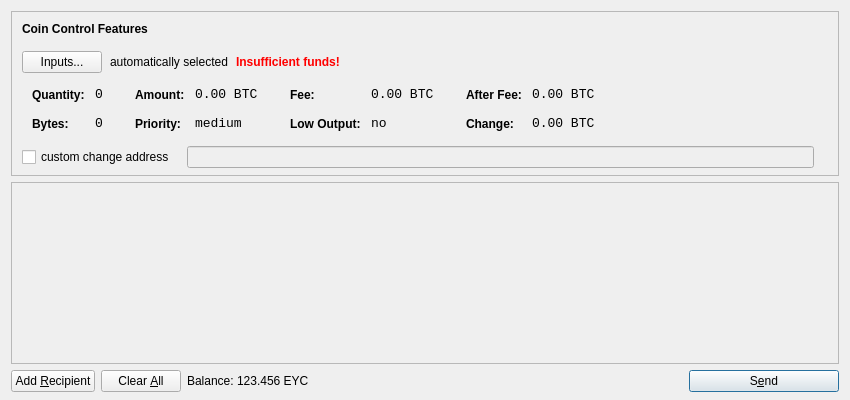
<?xml version="1.0" encoding="UTF-8"?>
<ui version="4.0">
 <class>SendCoinsDialog</class>
 <widget class="QDialog" name="SendCoinsDialog">
  <property name="geometry">
   <rect>
    <x>0</x>
    <y>0</y>
    <width>850</width>
    <height>400</height>
   </rect>
  </property>
  <property name="windowTitle">
   <string>Send Coins</string>
  </property>
  <layout class="QVBoxLayout" name="verticalLayout" stretch="0,1,0">
   <property name="bottomMargin">
    <number>8</number>
   </property>
   <item>
    <widget class="QFrame" name="frameCoinControl">
     <property name="sizePolicy">
      <sizepolicy hsizetype="Expanding" vsizetype="Expanding">
       <horstretch>0</horstretch>
       <verstretch>0</verstretch>
      </sizepolicy>
     </property>
     <property name="maximumSize">
      <size>
       <width>16777215</width>
       <height>16777215</height>
      </size>
     </property>
     <property name="frameShape">
      <enum>QFrame::StyledPanel</enum>
     </property>
     <property name="frameShadow">
      <enum>QFrame::Sunken</enum>
     </property>
     <layout class="QVBoxLayout" name="verticalLayoutCoinControl2">
      <property name="spacing">
       <number>-1</number>
      </property>
      <property name="leftMargin">
       <number>0</number>
      </property>
      <property name="topMargin">
       <number>0</number>
      </property>
      <property name="rightMargin">
       <number>0</number>
      </property>
      <property name="bottomMargin">
       <number>6</number>
      </property>
      <item>
       <layout class="QVBoxLayout" name="verticalLayoutCoinControl" stretch="0,0,0,0,1">
        <property name="spacing">
         <number>0</number>
        </property>
        <property name="leftMargin">
         <number>10</number>
        </property>
        <property name="topMargin">
         <number>10</number>
        </property>
        <item>
         <layout class="QHBoxLayout" name="horizontalLayoutCoinControl1">
          <property name="bottomMargin">
           <number>15</number>
          </property>
          <item>
           <widget class="QLabel" name="labelCoinControlFeatures">
            <property name="sizePolicy">
             <sizepolicy hsizetype="Preferred" vsizetype="Maximum">
              <horstretch>0</horstretch>
              <verstretch>0</verstretch>
             </sizepolicy>
            </property>
            <property name="font">
             <font>
              <weight>75</weight>
              <bold>true</bold>
             </font>
            </property>
            <property name="styleSheet">
             <string notr="true">font-weight:bold;</string>
            </property>
            <property name="text">
             <string>Coin Control Features</string>
            </property>
           </widget>
          </item>
         </layout>
        </item>
        <item>
         <layout class="QHBoxLayout" name="horizontalLayoutCoinControl2" stretch="0,0,0,0">
          <property name="spacing">
           <number>8</number>
          </property>
          <property name="bottomMargin">
           <number>10</number>
          </property>
          <item>
           <widget class="QPushButton" name="pushButtonCoinControl">
            <property name="styleSheet">
             <string notr="true"/>
            </property>
            <property name="text">
             <string>Inputs...</string>
            </property>
           </widget>
          </item>
          <item>
           <widget class="QLabel" name="labelCoinControlAutomaticallySelected">
            <property name="text">
             <string>automatically selected</string>
            </property>
            <property name="margin">
             <number>5</number>
            </property>
           </widget>
          </item>
          <item>
           <widget class="QLabel" name="labelCoinControlInsuffFunds">
            <property name="font">
             <font>
              <weight>75</weight>
              <bold>true</bold>
             </font>
            </property>
            <property name="styleSheet">
             <string notr="true">color:red;font-weight:bold;</string>
            </property>
            <property name="text">
             <string>Insufficient funds!</string>
            </property>
            <property name="margin">
             <number>5</number>
            </property>
           </widget>
          </item>
          <item>
           <spacer name="horizontalSpacerCoinControl">
            <property name="orientation">
             <enum>Qt::Horizontal</enum>
            </property>
            <property name="sizeHint" stdset="0">
             <size>
              <width>40</width>
              <height>1</height>
             </size>
            </property>
           </spacer>
          </item>
         </layout>
        </item>
        <item>
         <widget class="QWidget" name="widgetCoinControl" native="true">
          <property name="sizePolicy">
           <sizepolicy hsizetype="Preferred" vsizetype="Preferred">
            <horstretch>0</horstretch>
            <verstretch>0</verstretch>
           </sizepolicy>
          </property>
          <property name="minimumSize">
           <size>
            <width>0</width>
            <height>0</height>
           </size>
          </property>
          <property name="styleSheet">
           <string notr="true"/>
          </property>
          <layout class="QHBoxLayout" name="horizontalLayoutCoinControl5">
           <property name="margin">
            <number>0</number>
           </property>
           <item>
            <layout class="QHBoxLayout" name="horizontalLayoutCoinControl3" stretch="0,0,0,1">
             <property name="spacing">
              <number>20</number>
             </property>
             <property name="topMargin">
              <number>0</number>
             </property>
             <property name="bottomMargin">
              <number>10</number>
             </property>
             <item>
              <layout class="QFormLayout" name="formLayoutCoinControl1">
               <property name="horizontalSpacing">
                <number>10</number>
               </property>
               <property name="verticalSpacing">
                <number>14</number>
               </property>
               <property name="leftMargin">
                <number>10</number>
               </property>
               <property name="topMargin">
                <number>4</number>
               </property>
               <property name="rightMargin">
                <number>6</number>
               </property>
               <item row="0" column="0">
                <widget class="QLabel" name="labelCoinControlQuantityText">
                 <property name="styleSheet">
                  <string notr="true">font-weight:bold;</string>
                 </property>
                 <property name="text">
                  <string>Quantity:</string>
                 </property>
                 <property name="margin">
                  <number>0</number>
                 </property>
                </widget>
               </item>
               <item row="0" column="1">
                <widget class="QLabel" name="labelCoinControlQuantity">
                 <property name="font">
                  <font>
                   <family>Monospace</family>
                   <pointsize>10</pointsize>
                  </font>
                 </property>
                 <property name="cursor">
                  <cursorShape>IBeamCursor</cursorShape>
                 </property>
                 <property name="contextMenuPolicy">
                  <enum>Qt::ActionsContextMenu</enum>
                 </property>
                 <property name="text">
                  <string notr="true">0</string>
                 </property>
                 <property name="margin">
                  <number>0</number>
                 </property>
                 <property name="textInteractionFlags">
                  <set>Qt::LinksAccessibleByMouse|Qt::TextSelectableByKeyboard|Qt::TextSelectableByMouse</set>
                 </property>
                </widget>
               </item>
               <item row="1" column="0">
                <widget class="QLabel" name="labelCoinControlBytesText">
                 <property name="styleSheet">
                  <string notr="true">font-weight:bold;</string>
                 </property>
                 <property name="text">
                  <string>Bytes:</string>
                 </property>
                </widget>
               </item>
               <item row="1" column="1">
                <widget class="QLabel" name="labelCoinControlBytes">
                 <property name="font">
                  <font>
                   <family>Monospace</family>
                   <pointsize>10</pointsize>
                  </font>
                 </property>
                 <property name="cursor">
                  <cursorShape>IBeamCursor</cursorShape>
                 </property>
                 <property name="contextMenuPolicy">
                  <enum>Qt::ActionsContextMenu</enum>
                 </property>
                 <property name="text">
                  <string notr="true">0</string>
                 </property>
                 <property name="textInteractionFlags">
                  <set>Qt::LinksAccessibleByMouse|Qt::TextSelectableByKeyboard|Qt::TextSelectableByMouse</set>
                 </property>
                </widget>
               </item>
              </layout>
             </item>
             <item>
              <layout class="QFormLayout" name="formLayoutCoinControl2">
               <property name="horizontalSpacing">
                <number>10</number>
               </property>
               <property name="verticalSpacing">
                <number>14</number>
               </property>
               <property name="leftMargin">
                <number>6</number>
               </property>
               <property name="topMargin">
                <number>4</number>
               </property>
               <property name="rightMargin">
                <number>6</number>
               </property>
               <item row="0" column="0">
                <widget class="QLabel" name="labelCoinControlAmountText">
                 <property name="styleSheet">
                  <string notr="true">font-weight:bold;</string>
                 </property>
                 <property name="text">
                  <string>Amount:</string>
                 </property>
                 <property name="margin">
                  <number>0</number>
                 </property>
                </widget>
               </item>
               <item row="0" column="1">
                <widget class="QLabel" name="labelCoinControlAmount">
                 <property name="font">
                  <font>
                   <family>Monospace</family>
                   <pointsize>10</pointsize>
                  </font>
                 </property>
                 <property name="cursor">
                  <cursorShape>IBeamCursor</cursorShape>
                 </property>
                 <property name="contextMenuPolicy">
                  <enum>Qt::ActionsContextMenu</enum>
                 </property>
                 <property name="text">
                  <string notr="true">0.00 BTC</string>
                 </property>
                 <property name="textInteractionFlags">
                  <set>Qt::LinksAccessibleByMouse|Qt::TextSelectableByKeyboard|Qt::TextSelectableByMouse</set>
                 </property>
                </widget>
               </item>
               <item row="1" column="0">
                <widget class="QLabel" name="labelCoinControlPriorityText">
                 <property name="styleSheet">
                  <string notr="true">font-weight:bold;</string>
                 </property>
                 <property name="text">
                  <string>Priority:</string>
                 </property>
                </widget>
               </item>
               <item row="1" column="1">
                <widget class="QLabel" name="labelCoinControlPriority">
                 <property name="font">
                  <font>
                   <family>Monospace</family>
                   <pointsize>10</pointsize>
                  </font>
                 </property>
                 <property name="cursor">
                  <cursorShape>IBeamCursor</cursorShape>
                 </property>
                 <property name="contextMenuPolicy">
                  <enum>Qt::ActionsContextMenu</enum>
                 </property>
                 <property name="text">
                  <string>medium</string>
                 </property>
                 <property name="textInteractionFlags">
                  <set>Qt::LinksAccessibleByMouse|Qt::TextSelectableByKeyboard|Qt::TextSelectableByMouse</set>
                 </property>
                </widget>
               </item>
              </layout>
             </item>
             <item>
              <layout class="QFormLayout" name="formLayoutCoinControl3">
               <property name="horizontalSpacing">
                <number>10</number>
               </property>
               <property name="verticalSpacing">
                <number>14</number>
               </property>
               <property name="leftMargin">
                <number>6</number>
               </property>
               <property name="topMargin">
                <number>4</number>
               </property>
               <property name="rightMargin">
                <number>6</number>
               </property>
               <item row="0" column="0">
                <widget class="QLabel" name="labelCoinControlFeeText">
                 <property name="styleSheet">
                  <string notr="true">font-weight:bold;</string>
                 </property>
                 <property name="text">
                  <string>Fee:</string>
                 </property>
                 <property name="margin">
                  <number>0</number>
                 </property>
                </widget>
               </item>
               <item row="0" column="1">
                <widget class="QLabel" name="labelCoinControlFee">
                 <property name="font">
                  <font>
                   <family>Monospace</family>
                   <pointsize>10</pointsize>
                  </font>
                 </property>
                 <property name="cursor">
                  <cursorShape>IBeamCursor</cursorShape>
                 </property>
                 <property name="contextMenuPolicy">
                  <enum>Qt::ActionsContextMenu</enum>
                 </property>
                 <property name="text">
                  <string notr="true">0.00 BTC</string>
                 </property>
                 <property name="textInteractionFlags">
                  <set>Qt::LinksAccessibleByMouse|Qt::TextSelectableByKeyboard|Qt::TextSelectableByMouse</set>
                 </property>
                </widget>
               </item>
               <item row="1" column="0">
                <widget class="QLabel" name="labelCoinControlLowOutputText">
                 <property name="styleSheet">
                  <string notr="true">font-weight:bold;</string>
                 </property>
                 <property name="text">
                  <string>Low Output:</string>
                 </property>
                </widget>
               </item>
               <item row="1" column="1">
                <widget class="QLabel" name="labelCoinControlLowOutput">
                 <property name="font">
                  <font>
                   <family>Monospace</family>
                   <pointsize>10</pointsize>
                  </font>
                 </property>
                 <property name="cursor">
                  <cursorShape>IBeamCursor</cursorShape>
                 </property>
                 <property name="contextMenuPolicy">
                  <enum>Qt::ActionsContextMenu</enum>
                 </property>
                 <property name="text">
                  <string>no</string>
                 </property>
                 <property name="textInteractionFlags">
                  <set>Qt::LinksAccessibleByMouse|Qt::TextSelectableByKeyboard|Qt::TextSelectableByMouse</set>
                 </property>
                </widget>
               </item>
              </layout>
             </item>
             <item>
              <layout class="QFormLayout" name="formLayoutCoinControl4">
               <property name="horizontalSpacing">
                <number>10</number>
               </property>
               <property name="verticalSpacing">
                <number>14</number>
               </property>
               <property name="leftMargin">
                <number>6</number>
               </property>
               <property name="topMargin">
                <number>4</number>
               </property>
               <property name="rightMargin">
                <number>6</number>
               </property>
               <item row="0" column="0">
                <widget class="QLabel" name="labelCoinControlAfterFeeText">
                 <property name="styleSheet">
                  <string notr="true">font-weight:bold;</string>
                 </property>
                 <property name="text">
                  <string>After Fee:</string>
                 </property>
                 <property name="margin">
                  <number>0</number>
                 </property>
                </widget>
               </item>
               <item row="0" column="1">
                <widget class="QLabel" name="labelCoinControlAfterFee">
                 <property name="font">
                  <font>
                   <family>Monospace</family>
                   <pointsize>10</pointsize>
                  </font>
                 </property>
                 <property name="cursor">
                  <cursorShape>IBeamCursor</cursorShape>
                 </property>
                 <property name="contextMenuPolicy">
                  <enum>Qt::ActionsContextMenu</enum>
                 </property>
                 <property name="text">
                  <string notr="true">0.00 BTC</string>
                 </property>
                 <property name="textInteractionFlags">
                  <set>Qt::LinksAccessibleByMouse|Qt::TextSelectableByKeyboard|Qt::TextSelectableByMouse</set>
                 </property>
                </widget>
               </item>
               <item row="1" column="0">
                <widget class="QLabel" name="labelCoinControlChangeText">
                 <property name="styleSheet">
                  <string notr="true">font-weight:bold;</string>
                 </property>
                 <property name="text">
                  <string>Change:</string>
                 </property>
                </widget>
               </item>
               <item row="1" column="1">
                <widget class="QLabel" name="labelCoinControlChange">
                 <property name="font">
                  <font>
                   <family>Monospace</family>
                   <pointsize>10</pointsize>
                  </font>
                 </property>
                 <property name="cursor">
                  <cursorShape>IBeamCursor</cursorShape>
                 </property>
                 <property name="contextMenuPolicy">
                  <enum>Qt::ActionsContextMenu</enum>
                 </property>
                 <property name="text">
                  <string notr="true">0.00 BTC</string>
                 </property>
                 <property name="textInteractionFlags">
                  <set>Qt::LinksAccessibleByMouse|Qt::TextSelectableByKeyboard|Qt::TextSelectableByMouse</set>
                 </property>
                </widget>
               </item>
              </layout>
             </item>
            </layout>
           </item>
          </layout>
         </widget>
        </item>
        <item>
         <layout class="QHBoxLayout" name="horizontalLayoutCoinControl4" stretch="0,0,0">
          <property name="spacing">
           <number>12</number>
          </property>
          <property name="sizeConstraint">
           <enum>QLayout::SetDefaultConstraint</enum>
          </property>
          <property name="topMargin">
           <number>5</number>
          </property>
          <property name="rightMargin">
           <number>5</number>
          </property>
          <item>
           <widget class="QCheckBox" name="checkBoxCoinControlChange">
            <property name="text">
             <string>custom change address</string>
            </property>
           </widget>
          </item>
          <item>
           <widget class="QLineEdit" name="lineEditCoinControlChange">
            <property name="enabled">
             <bool>false</bool>
            </property>
            <property name="sizePolicy">
             <sizepolicy hsizetype="Expanding" vsizetype="Fixed">
              <horstretch>0</horstretch>
              <verstretch>0</verstretch>
             </sizepolicy>
            </property>
           </widget>
          </item>
          <item>
           <widget class="QLabel" name="labelCoinControlChangeLabel">
            <property name="sizePolicy">
             <sizepolicy hsizetype="Preferred" vsizetype="Expanding">
              <horstretch>0</horstretch>
              <verstretch>0</verstretch>
             </sizepolicy>
            </property>
            <property name="minimumSize">
             <size>
              <width>0</width>
              <height>0</height>
             </size>
            </property>
            <property name="text">
             <string/>
            </property>
            <property name="margin">
             <number>3</number>
            </property>
           </widget>
          </item>
         </layout>
        </item>
        <item>
         <spacer name="verticalSpacerCoinControl">
          <property name="orientation">
           <enum>Qt::Vertical</enum>
          </property>
          <property name="sizeHint" stdset="0">
           <size>
            <width>800</width>
            <height>1</height>
           </size>
          </property>
         </spacer>
        </item>
       </layout>
      </item>
     </layout>
    </widget>
   </item>
   <item>
    <widget class="QScrollArea" name="scrollArea">
     <property name="widgetResizable">
      <bool>true</bool>
     </property>
     <widget class="QWidget" name="scrollAreaWidgetContents">
      <property name="geometry">
       <rect>
        <x>0</x>
        <y>0</y>
        <width>830</width>
        <height>165</height>
       </rect>
      </property>
      <layout class="QVBoxLayout" name="verticalLayout_2">
       <property name="margin">
        <number>0</number>
       </property>
       <item>
        <layout class="QVBoxLayout" name="entries">
         <property name="spacing">
          <number>6</number>
         </property>
        </layout>
       </item>
       <item>
        <spacer name="verticalSpacer">
         <property name="orientation">
          <enum>Qt::Vertical</enum>
         </property>
         <property name="sizeHint" stdset="0">
          <size>
           <width>20</width>
           <height>40</height>
          </size>
         </property>
        </spacer>
       </item>
      </layout>
     </widget>
    </widget>
   </item>
   <item>
    <layout class="QHBoxLayout" name="horizontalLayout">
     <item>
      <widget class="QPushButton" name="addButton">
       <property name="toolTip">
        <string>Send to multiple recipients at once</string>
       </property>
       <property name="text">
        <string>Add &amp;Recipient</string>
       </property>
       <property name="icon">
        <iconset resource="../bitcoin.qrc">
         <normaloff>:/icons/add</normaloff>:/icons/add</iconset>
       </property>
       <property name="autoDefault">
        <bool>false</bool>
       </property>
      </widget>
     </item>
     <item>
      <widget class="QPushButton" name="clearButton">
       <property name="sizePolicy">
        <sizepolicy hsizetype="Minimum" vsizetype="Fixed">
         <horstretch>0</horstretch>
         <verstretch>0</verstretch>
        </sizepolicy>
       </property>
       <property name="toolTip">
        <string>Remove all transaction fields</string>
       </property>
       <property name="text">
        <string>Clear &amp;All</string>
       </property>
       <property name="icon">
        <iconset resource="../bitcoin.qrc">
         <normaloff>:/icons/remove</normaloff>:/icons/remove</iconset>
       </property>
       <property name="autoRepeatDelay">
        <number>300</number>
       </property>
       <property name="autoDefault">
        <bool>false</bool>
       </property>
      </widget>
     </item>
     <item>
      <layout class="QHBoxLayout" name="horizontalLayout_2">
       <property name="spacing">
        <number>3</number>
       </property>
       <item>
        <widget class="QLabel" name="label">
         <property name="text">
          <string>Balance:</string>
         </property>
        </widget>
       </item>
       <item>
        <widget class="QLabel" name="labelBalance">
         <property name="cursor">
          <cursorShape>IBeamCursor</cursorShape>
         </property>
         <property name="text">
          <string>123.456 EYC</string>
         </property>
         <property name="textInteractionFlags">
          <set>Qt::LinksAccessibleByMouse|Qt::TextSelectableByKeyboard|Qt::TextSelectableByMouse</set>
         </property>
        </widget>
       </item>
      </layout>
     </item>
     <item>
      <spacer name="horizontalSpacer">
       <property name="orientation">
        <enum>Qt::Horizontal</enum>
       </property>
       <property name="sizeHint" stdset="0">
        <size>
         <width>40</width>
         <height>20</height>
        </size>
       </property>
      </spacer>
     </item>
     <item>
      <widget class="QPushButton" name="sendButton">
       <property name="minimumSize">
        <size>
         <width>150</width>
         <height>0</height>
        </size>
       </property>
       <property name="toolTip">
        <string>Confirm the send action</string>
       </property>
       <property name="text">
        <string>S&amp;end</string>
       </property>
       <property name="icon">
        <iconset resource="../bitcoin.qrc">
         <normaloff>:/icons/send</normaloff>:/icons/send</iconset>
       </property>
       <property name="default">
        <bool>true</bool>
       </property>
      </widget>
     </item>
    </layout>
   </item>
  </layout>
 </widget>
 <resources>
  <include location="../bitcoin.qrc"/>
 </resources>
 <connections/>
</ui>
